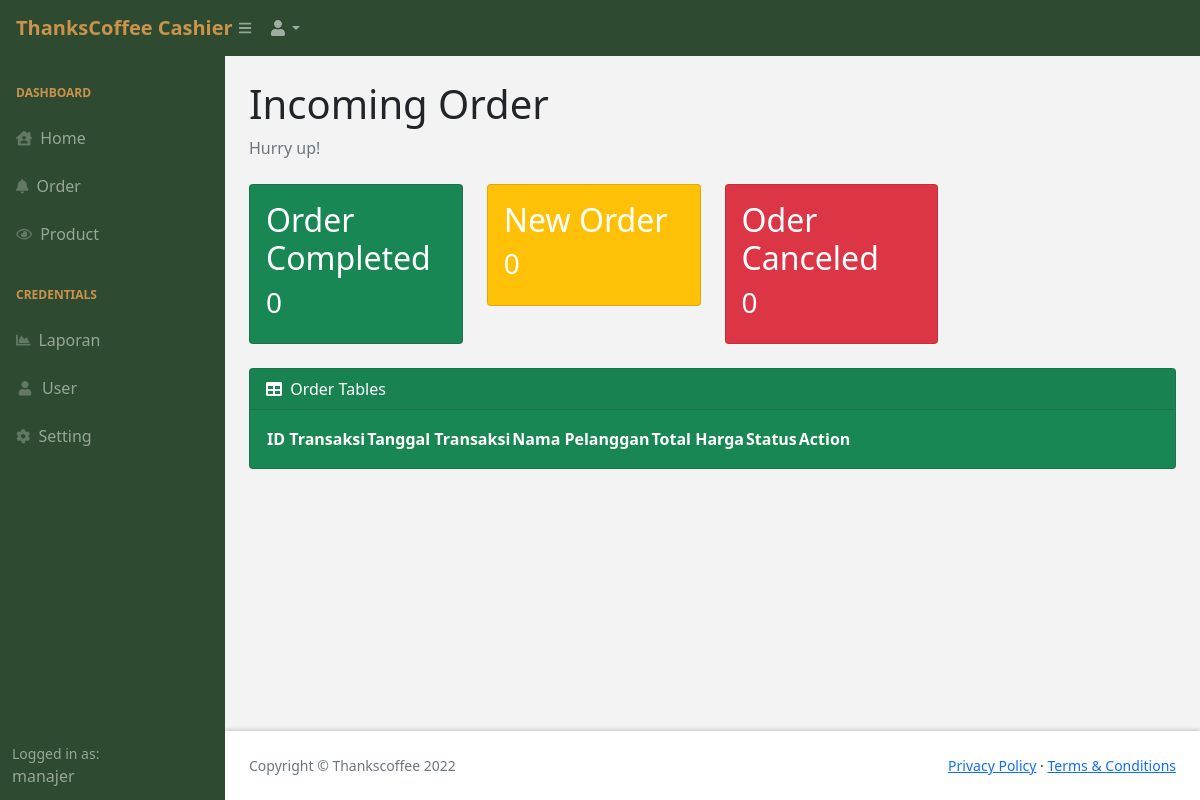
Before: /admin/order.php (signed in) with the older database file.
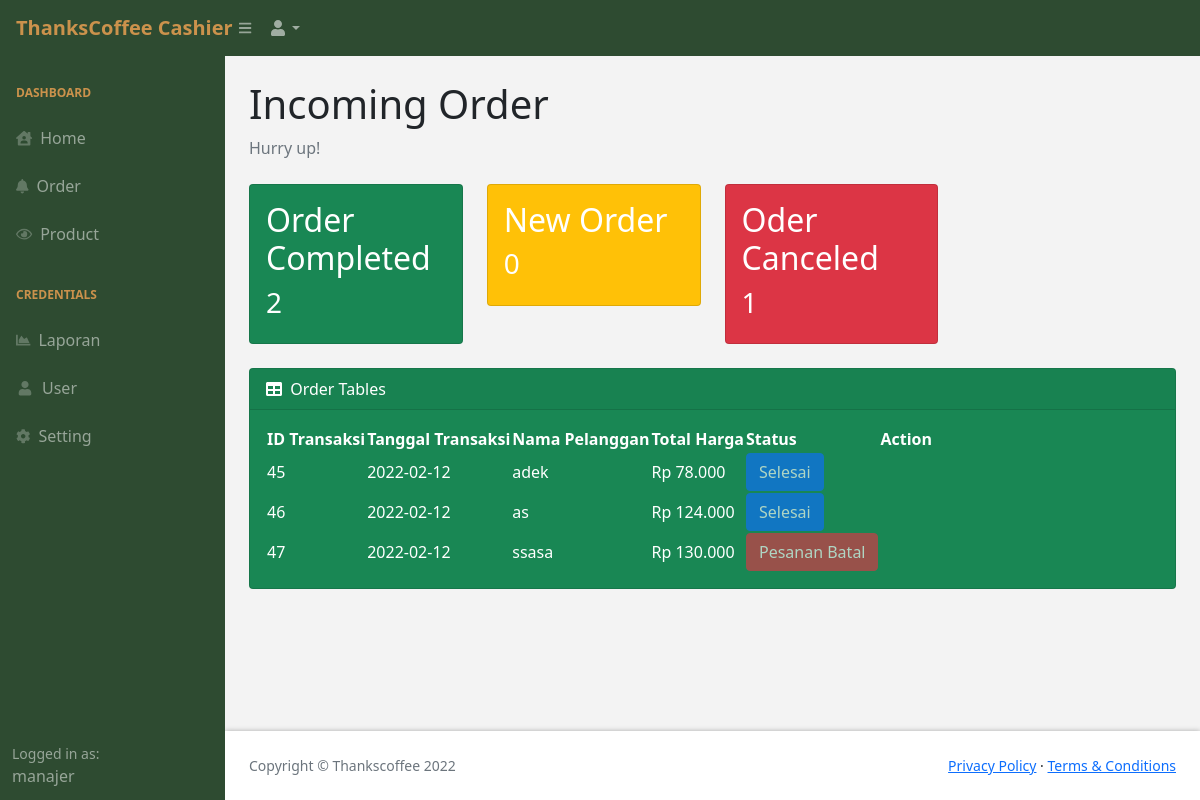
After: the same page with the newer database file.
### tables this page shows
CREATE TABLE `transaksi` (
  `id_transaksi` int(11) NOT NULL,
  `id_pelanggan` int(11) NOT NULL,
  `total` int(15) NOT NULL,
  `bayar` int(15) NOT NULL,
  `kembalian` int(15) NOT NULL,
  `status` int(1) NOT NULL,
  `tanggal_transaksi` date NOT NULL DEFAULT current_timestamp()
);

CREATE TABLE `pelanggan` (
  `id_pelanggan` int(11) NOT NULL,
  `nama_pelanggan` varchar(50) NOT NULL,
  `tanggal` date NOT NULL DEFAULT current_timestamp()
);

### admin/helper.php (called while the page is built)
<?php
function rupiah($val) {
    return number_format($val, 0,',','.');
}

### admin/order.php (the view, shortened to what this page needs)
<?php
include 'template.php';
include 'helper.php';
?>
            <div id="layoutSidenav_content">
                <main>
                    <div class="container-fluid px-4">
                        <h1 class="mt-4">Incoming Order</h1>
                        <ol class="breadcrumb mb-4">
                            <li class="breadcrumb-item active">Hurry up!</li>
                        </ol>
                        <div class="row">
                            <div class="col-xl-3 col-md-6">
                                <div class="card bg-success text-white mb-4">
                                    <div class="card-body"><h2>Order Completed</h2>
                                    <?php
                                    $tgl = date("Y-m-d");
                                    $sql = "SELECT id_transaksi FROM transaksi WHERE status = 1 AND tanggal_transaksi = '$tgl'";
                                    $result = mysqli_query($koneksi,$sql);
                                    $result = mysqli_num_rows($result);
                                    if(is_null($result)){
                                        echo "<h3>0</h3>";
                                    }
                                    else{
                                        echo "<h3>".($result)."</h3>";
                                    }
                                    ?>
                                    </div>
                                </div>
                            </div>
                            <div class="col-xl-3 col-md-6">
                                <div class="card bg-warning text-white mb-4">
                                    <div class="card-body"><h2>New Order</h2>
                                    <?php
                                    $tgl = date("Y-m-d");
                                    $sql = "SELECT id_transaksi FROM transaksi WHERE status=0 AND tanggal_transaksi = '$tgl'";
                                    $result = mysqli_query($koneksi,$sql);
                                    $result = mysqli_num_rows($result);
                                    if(is_null($result)){
                                        echo "<h3>0</h3>";
                                    }
                                    else{
                                        echo "<h3>".($result)."</h3>";
                                    }
                                    ?>
                                </div>
                                </div>
                            </div>
                            <div class="col-xl-3 col-md-6">
                                <div class="card bg-danger text-white mb-4">
                                    <div class="card-body"><h2>Oder Canceled</h2>
                                    <?php
                                    $tgl = date("Y-m-d");
                                    $sql = "SELECT id_transaksi FROM transaksi WHERE status=2 AND tanggal_transaksi = '$tgl'";
                                    $result = mysqli_query($koneksi,$sql);
                                    $result = mysqli_num_rows($result);
                                    if(is_null($result)){
                                        echo "<h3>0</h3>";
                                    }
                                    else{
                                        echo "<h3>".($result)."</h3>";
                                    }
                                    ?>
                                </div>
                                </div>
                            </div>
                        </div>
                        <div class="card mb-4">
                            <div class="card-header" style="color: #ffff;">
                                <i class="fas fa-table me-1"></i>
                                Order Tables
                            </div>
                            <div class="card-body" style="color: #ffff;">
                                <table id="datatablesSimple" style="color: #ffff;">
                                    <thead>
                                        <tr>
                                            <th>ID Transaksi</th>
                                            <th>Tanggal Transaksi</th>
                                            <th>Nama Pelanggan</th>
                                            <th>Total Harga</th>
                                            <th>Status</th>
                                            <th>Action</th>
                                        </tr>
                                    </thead>
                                    <tbody>
                                    <?php
                                    $tgl = date("Y-m-d");
                                    $sql = "SELECT * FROM `transaksi` t JOIN pelanggan p ON t.id_pelanggan = p.id_pelanggan WHERE tanggal_transaksi = '$tgl' " ;
                                    $result = mysqli_query($koneksi,$sql);
                                    while($row = mysqli_fetch_row($result)){
                                        echo "<tr>";
                                        echo "<td>".$row[0]."</td>";
                                        echo "<td>".$row[6]."</td>";
                                        echo "<td>".$row[8]."</td>";
                                        echo "<td>Rp ".rupiah($row[2])."</td>";
                                        if($row[5]=="0"){
                                            echo "<td>";
                                            echo "<form method='post' action='function/bayar.php'>";
                                            echo "<input type='hidden' value ='".$row[0]."' name = 'id'>";
                                            echo "<input type='hidden' value ='".$row[2]."' name = 'total'>";
                                            echo "<input type='number' class='form-control-sm' style='border-width:0' placeholder='Total bayar' name = 'bayar'><br/>";
                                            echo "<input type='submit' class='btn btn-warning' style='margin-top:10px' value='Bayar'></input>";
                                            echo "</form>";
                                            echo "</td>";
                                            echo "<td>";
                                            echo "<form method='post' action='function/delete_transaksi.php'>";
                                            echo "<input type='hidden' value ='".$row[0]."' name = 'id_transaksi'>";
                                            echo "<input type='hidden' value ='".$row[1]."' name = 'id_pelanggan'>";
                                            echo "<input type='submit' class='btn btn-danger' value='Delete'></input>";
                                            echo "</form>";
                                            echo "</td>";
                                        }else if($row[5]=="1"){
                                            echo "<td><button type='button' class='btn btn-primary' disabled>Selesai</button></td>";
                                            echo "<td></td>";
                                        }else if($row[5]=="2"){
                                            echo "<td><button type='button' class='btn btn-danger' disabled>Pesanan Batal</button></td>";
                                            echo "<td></td>";
                                        }
                                    }
                                    ?>
                                    </tbody>
                                </table>
                            </div>
                        </div>
                    </div>
                </main>
                <?php include 'footer.php'; ?>

### admin/template.php (shortened to what this page needs)
<!DOCTYPE html>
<html lang="en">
    <head>
        <link href="https://cdn.jsdelivr.net/npm/simple-datatables@latest/dist/style.css" rel="stylesheet" />
        <link href="css/styles.css" rel="stylesheet" />
    </head>
    <body class="sb-nav-fixed">
        <nav class="sb-topnav navbar navbar-expand navbar-dark" style="background-color: #2e4b31">
            <a class="navbar-brand ps-3" href="index.php" style="font-weight: 700; color: #cb924c;">ThanksCoffee Cashier</a>
            <button class="btn btn-link btn-sm order-1 order-lg-0 me-4 me-lg-0" id="sidebarToggle" href="#!"><i class="fas fa-bars"></i></button>
            <ul class="navbar-nav ms-auto ms-md-0 me-3 me-lg-4">
                <li class="nav-item dropdown">
                    <a class="nav-link dropdown-toggle" id="navbarDropdown" href="#" role="button" data-bs-toggle="dropdown" aria-expanded="false"><i class="fas fa-user fa-fw"></i></a>
                </li>
            </ul>
        </nav>
        <div id="layoutSidenav">
            <div id="layoutSidenav_nav">
                <nav class="sb-sidenav accordion sb-sidenav-dark" id="sidenavAccordion">
                    <div class="sb-sidenav-menu">
                        <div class="nav">
                            <div class="sb-sidenav-menu-heading">dashboard</div>
                            <a class="nav-link" href="index.php">
                                <div class="sb-nav-link-icon"><i class="fas fa-house-user"></i></div>
                                Home
                            </a>
                            <a class="nav-link" href="order.php">
                                <div class="sb-nav-link-icon"><i class="fas fa-bell"></i></div>
                                Order
                            </a>
                            <a class="nav-link" href="stock.php">
                                <div class="sb-nav-link-icon"><i class="far fa-eye"></i></div>
                                Product
                            </a>
                            <?php
                                if ($_SESSION['user']['jabatan'] == 'manajer') { ?>
                            <div class="sb-sidenav-menu-heading">Credentials</div>
                            <a class="nav-link" href="laporan.php">
                                <div class="sb-nav-link-icon"><i class="fas fa-chart-area"></i></div>
                                Laporan
                            </a>
                            <a class="nav-link" href="user.php">
                                <div class="sb-nav-link-icon"><i class="fas fa-user fa-fw"></i></div>
                                User
                            </a>
                            <a class="nav-link" href="pengaturan.php">
                                <div class="sb-nav-link-icon"><i class="fa fa-cog"></i></div>
                                Setting
                            </a>
                            <?php } ?>
                        </div>
                    </div>
                    <div class="sb-sidenav-footer">
                        <div class="small">Logged in as:</div>
                        <?php  echo $_SESSION['user']['username']; ?>
                    </div>
                </nav>
            </div>

### admin/footer.php (shortened to what this page needs)
                <footer class="py-4 mt-auto" style="box-shadow: 0 0 5px rgba(0,0,0,.3); background: #ffff;">
                    <div class="container-fluid px-4">
                        <div class="d-flex align-items-center justify-content-between small">
                            <div class="text-muted">Copyright &copy; Thankscoffee 2022</div>
                            <div>
                                <a href="#">Privacy Policy</a>
                                &middot;
                                <a href="#">Terms &amp; Conditions</a>
                            </div>
                        </div>
                    </div>
                </footer>
                </div>
    </body>
</html>

Changed rows visible on the page:
added transaksi: id_transaksi "45", tanggal_transaksi "2022-02-12", id_pelanggan.nama_pelanggan "adek", total "78.000", status "Selesai"
added transaksi: id_transaksi "46", tanggal_transaksi "2022-02-12", id_pelanggan.nama_pelanggan "as", total "124.000", status "Selesai"
added transaksi: id_transaksi "47", tanggal_transaksi "2022-02-12", id_pelanggan.nama_pelanggan "ssasa", total "130.000", status "Pesanan Batal"
Other visible differences:
$result: "0" → "2"
$result: "0" → "1"
